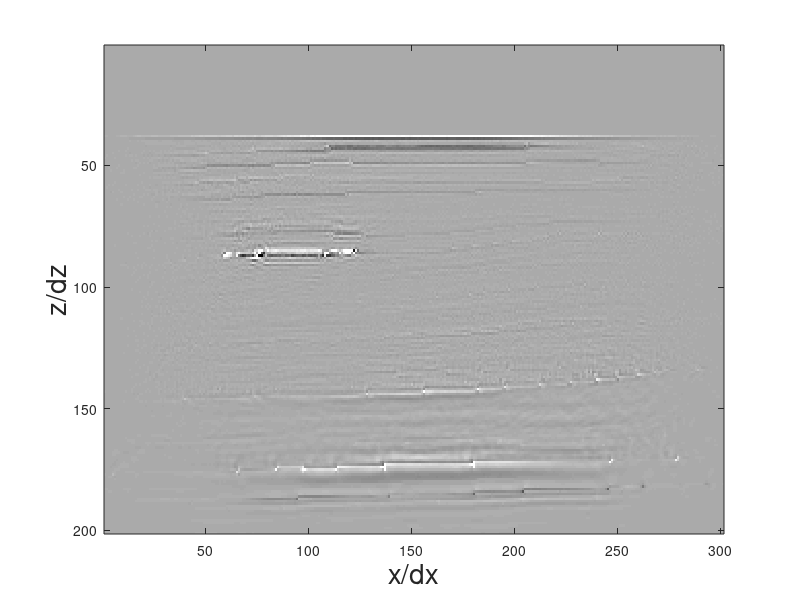
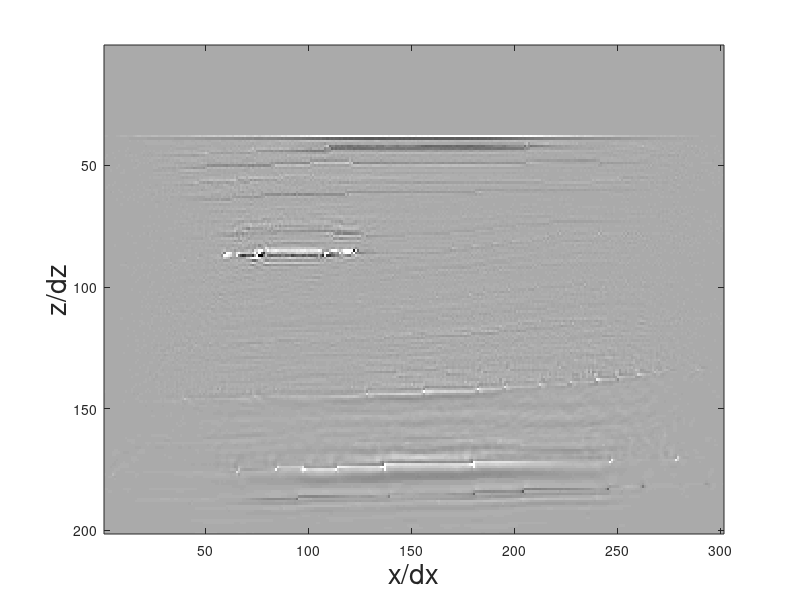
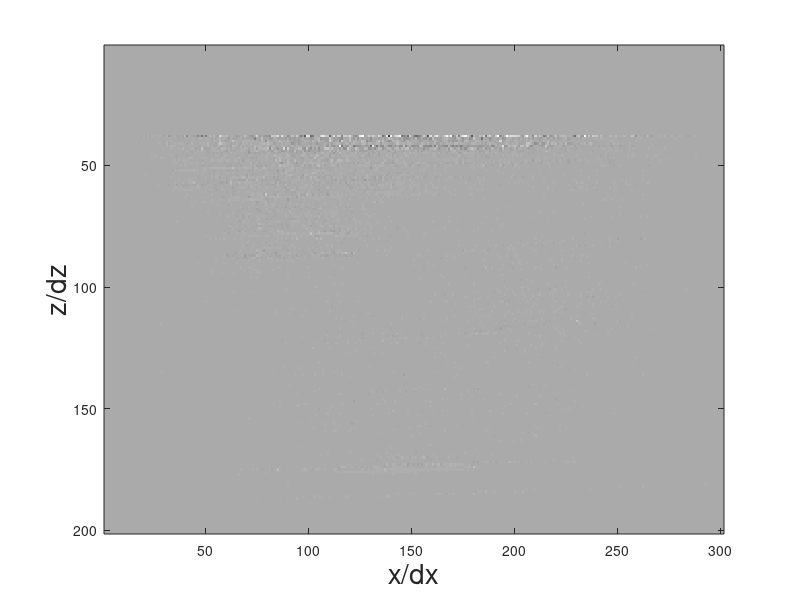
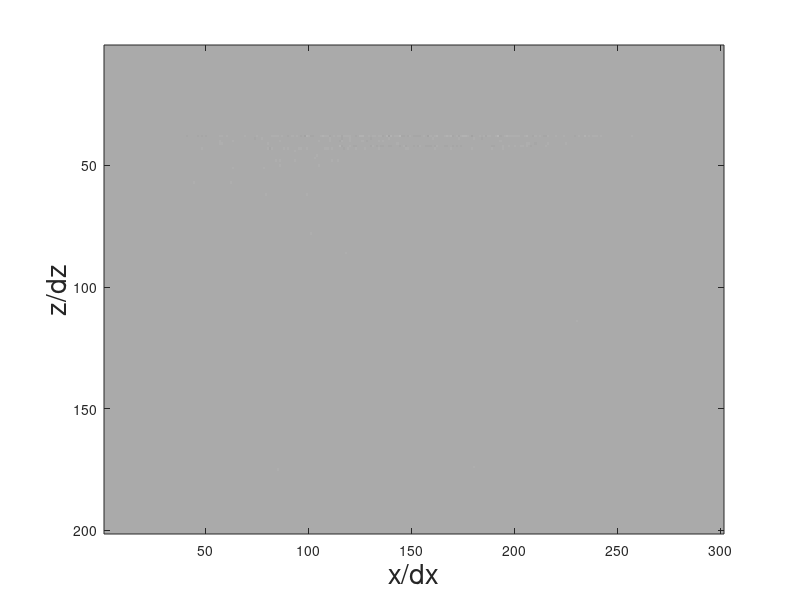

Write MATLAB code to recreate these figures, in order.

clear;
clc
close all;
Font_size = 20;
f=fopen('ps_mig_Marmousi-WATER0-conventional.dat','rb');
b=fread(f,'float32');  
fclose(f);
B=reshape(b,201,301);
figure;imagesc(B,[-4*10^-20 2*10^-20])
colormap gray

xlabel('x/dx','FontSize',Font_size)
ylabel('z/dz','FontSize',Font_size)


f=fopen('ps_mig_Marmousi-WATER0.dat','rb');
b=fread(f,'float32');  
fclose(f);
B2=reshape(b,201,301);
figure;imagesc(B2,[-4*10^-20 2*10^-20])
colormap gray

xlabel('x/dx','FontSize',Font_size)
ylabel('z/dz','FontSize',Font_size)

figure;imagesc(10*(B2-B),[-4*10^-20 2*10^-20])
colormap gray

xlabel('x/dx','FontSize',Font_size)
ylabel('z/dz','FontSize',Font_size)

figure;imagesc((B2-B),[-4*10^-20 2*10^-20])
colormap gray

xlabel('x/dx','FontSize',Font_size)
ylabel('z/dz','FontSize',Font_size)